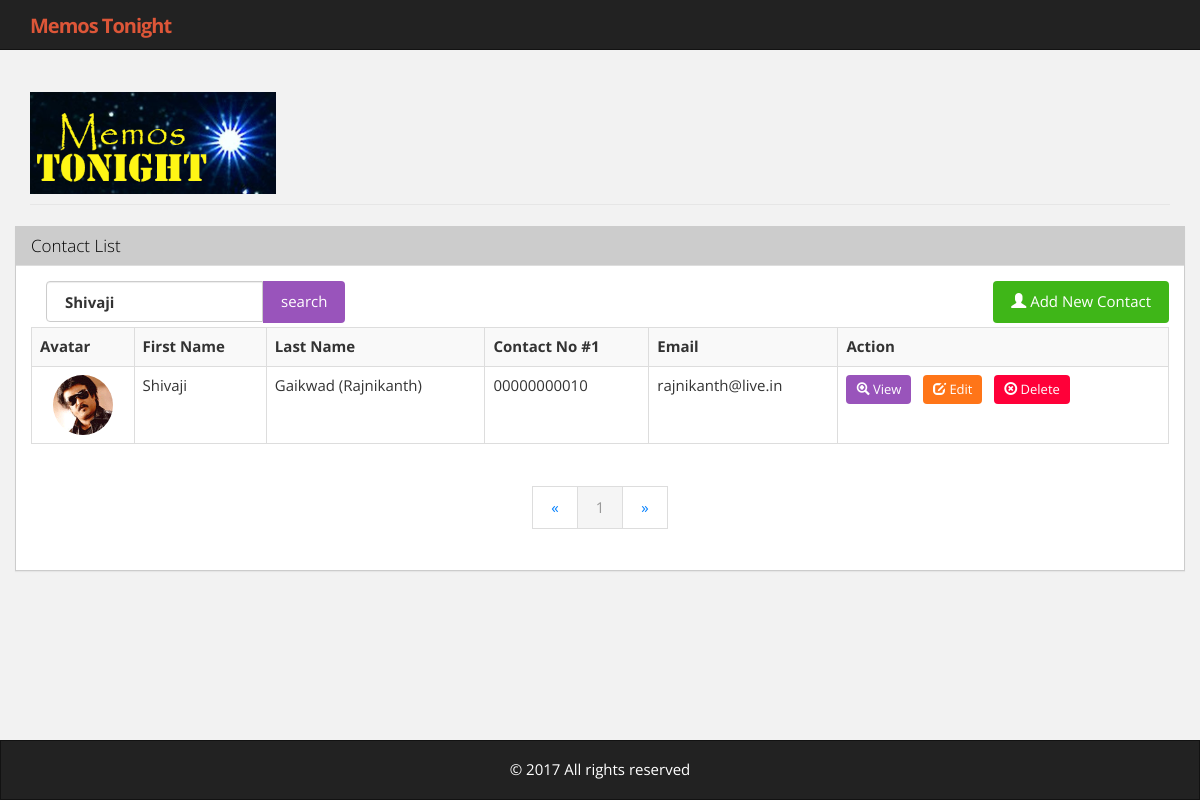
The app's page /index.php?keyword=Shivaji with its own data.
### tables this page shows
CREATE TABLE IF NOT EXISTS `tbl_contacts` (
  `contact_id` int(11) NOT NULL AUTO_INCREMENT,
  `first_name` varchar(255) NOT NULL,
  `middle_name` varchar(255) NOT NULL,
  `last_name` varchar(255) NOT NULL,
  `address` text,
  `contact_no1` varchar(255) NOT NULL,
  `contact_no2` varchar(255) DEFAULT NULL,
  `email_address` varchar(255) NOT NULL,
  `profile_pic` varchar(255) DEFAULT NULL,
  PRIMARY KEY (`contact_id`)
);

### index.php (the view, shortened to what this page needs)
<?php
require_once 'config.php';
include 'header.php';
if (!(isset($_GET['pagenum']))) {
    $pagenum = 1;
} else {
    $pagenum = $_GET['pagenum'];
}
$page_limit = ($_GET["show"] <> "" && is_numeric($_GET["show"])) ? $_GET["show"] : 10;
try {
    $keyword = trim($_GET["keyword"]);
    if ($keyword <> "") {
        $sql  = "SELECT * FROM tbl_contacts WHERE 1 AND " . " (first_name LIKE :keyword) ORDER BY first_name ";
        $stmt = $DB->prepare($sql);
        $stmt->bindValue(":keyword", $keyword . "%");
    } else {
        $sql  = "SELECT * FROM tbl_contacts WHERE 1 ORDER BY first_name ";
        $stmt = $DB->prepare($sql);
    }
    $stmt->execute();
    $total_count = count($stmt->fetchAll());
    $last        = ceil($total_count / $page_limit);
    $lower_limit = ($pagenum - 1) * $page_limit;
    $lower_limit = ($lower_limit < 0) ? 0 : $lower_limit;
    $sql2        = $sql . " limit " . ($lower_limit) . " , " . ($page_limit) . " ";
    $stmt        = $DB->prepare($sql2);
    if ($keyword <> "") {
        $stmt->bindValue(":keyword", $keyword . "%");
    }
    $stmt->execute();
    $results = $stmt->fetchAll();
}
catch (Exception $ex) {
    echo $ex->getMessage();
}
?>
    <div class="row">
      <div class="panel panel-default">
        <div class="panel-heading">
          <h3 class="panel-title" >Contact List</h3>
        </div>
        <div class="panel-body">
          <div class="col-lg-12" style="padding-left: 0; padding-right: 0;">
            <form action="index.php" method="get">
              <div class="col-lg-6 pull-left" style="padding-left: 0;">
                <span class="pull-left" id="search-bar">
                    <label class="col-lg-12 control-label" for="keyword" style="padding-right: 0;">
                        <input type="text" value="<?php echo $_GET["keyword"]; ?>" placeholder="search by first name" id="search" class="form-control" name="keyword">
                    </label>
                </span>
                <button class="btn btn-info" id="search-button" style="border-top-right-radius: 4px; border-bottom-right-radius: 4px;">search</button>
              </div>
            </form>
            <div class="pull-right"><a href="book.php" id="addcontact"><button class="btn btn-success rounded"><span class="glyphicon glyphicon-user"></span> Add New Contact</button></a></div>
          </div>
          <div class="clearfix"></div>
          <?php if (count($results) > 0) { ?>
          <div class="table-responsive">
            <table class="table table-striped table-hover table-bordered ">
              <tbody>
                <tr>
                  <th>Avatar</th>
                  <th>First Name</th>
                  <th>Last Name</th>
                  <th class="hidden-xs hidden-sm">Contact No #1 </th>
                  <th class="hidden-xs hidden-sm">Email </th>
                  <th>Action </th>
                </tr>
                <?php foreach ($results as $res) { ?>
                <tr>
                  <td style="text-align: center;">
                    <?php $pic = ($res["profile_pic"] <> "" ) ? $res["profile_pic"] : "no_avatar.png" ?>
                    <a href="profile_pics/ <?php echo $pic ?>" target="_blank" ><img src="profile_pics/<?php echo $pic ?>" alt="" class="btn-circle"></a>
                  </td>
                  <td>
                    <?php echo $res["first_name"]; ?>
                  </td>
                  <td>
                    <?php echo $res["last_name"]; ?>
                  </td>
                  <td class="hidden-xs hidden-sm">
                    <?php echo $res["contact_no1"]; ?>
                  </td>
                  <td class="hidden-xs hidden-sm">
                    <?php echo $res["email_address"]; ?>
                  </td>
                  <td>
                    <a href="view.php?cid=<?php echo $res["contact_id"]; ?>">
                       <button class="btn btn-sm btn-info rounded">
                            <span class="glyphicon glyphicon-zoom-in" title="View"></span>
                            <span class="hidden-xs hidden-sm"> View</span>
                        </button>
                    </a>&nbsp;
                    <a href="book.php?m=update&cid=<?php echo $res["contact_id"]; ?>&pagenum=<?php echo $_GET["pagenum"]; ?>">
                        <button class="btn btn-sm btn-warning rounded">
                            <span class="glyphicon glyphicon-edit" title="Edit"></span>
                            <span class="hidden-xs hidden-sm"> Edit</span>
                        </button>
                    </a>&nbsp;
                    <a href="process_form.php?mode=delete&cid=<?php echo $res["contact_id"]; ?>&keyword=<?php echo $_GET["keyword"]; ?>&pagenum=<?php echo $_GET["pagenum"]; ?>" onclick="return confirm('Are you sure?')">
                        <button class="btn btn-sm btn-danger rounded">
                            <span class="glyphicon glyphicon-remove-circle" title="Delete"></span>
                            <span class="hidden-xs hidden-sm"> Delete</span>
                        </button>
                    </a>&nbsp;
                  </td>
                </tr>
                <?php } ?>
              </tbody>
            </table>
          </div>
          <div class="text-center">
              <div class="col-lg-12 center">
                <ul class="pagination">
                    <li>
                      <a href="index.php?pagenum=<?php echo $i; ?>&keyword=<?php echo $_GET["keyword"]; ?>" aria-label="Previous">
                        <span aria-hidden="true">&laquo;</span>
                      </a>
                    </li>
                    <?php
                    for ($i = 1; $i <= $last; $i++) {
                        if ($i == $pagenum) {
                    ?>
                    <li class="active">
                      <a href="javascript:void(0);">
                        <?php echo $i ?>
                      </a>
                    </li>
                    <?php
                        }
                    }
                    ?>
                    <li>
                      <a href="index.php?pagenum=<?php echo $i; ?>&keyword=<?php echo $_GET["keyword"]; ?>" aria-label="Next">
                        <span aria-hidden="true">&raquo;</span>
                      </a>
                    </li>
                </ul>
              </div>
            </div>
            <?php } else { ?>
            <div class="well well-lg">No contacts found.</div>
            <?php } ?>
        </div>
      </div>
    </div>
</div>
<?php
include 'footer.php';
?>

### style/style.css (style rules this page uses)
html,body { margin:0; height: 100%; }
body { padding-top: 50px; background: #f2f2f2; }
.form-control { border-radius: 4px; }
#search { height: 41px; border-radius: 4px 0px 0px 4px; }
.btn-circle { width: 60px; height: 60px; text-align: center; border-radius: 50%; }
.rounded { border-radius: 4px; }
.panel-default { border-color: #ccc; }
.panel-default>.panel-heading { color: black; background-color: #ccc; border-color: #dddddd; }

### records on screen
tbl_contacts: profile_pic (picture), first_name "Shivaji", last_name "Gaikwad (Rajnikanth)", contact_no1 "00000000010", email_address "rajnikanth@live.in"
